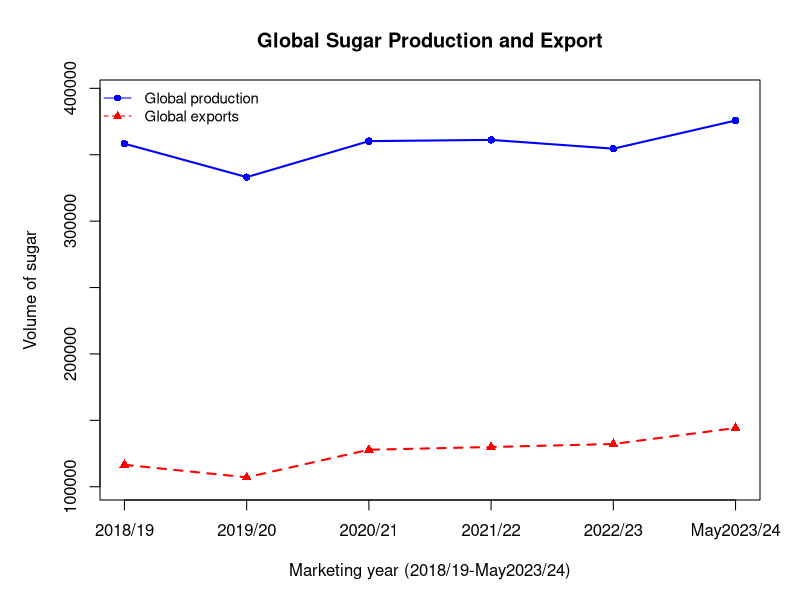

Reproduce this figure in R.
## Loading required library
library(tidyverse)

##importing data
df_raw <- read_csv("combined_df .csv")
names(df_raw)
summary(df_raw)
head(df_raw)

## Cleaning and numeric conversion
year_cols <- c("2018/19", "2019/20", "2020/21",
              "2021/22", "2022/23", "May2023/24")
df_clean <- df_raw |>
                mutate(
                  across(
                    all_of(year_cols),
                    ~ as.numeric(gsub(",", "", .x))
                  )
                )       
summary(df_clean[, year_cols])

##filter to production and import only
df_pe <- df_clean |>
  filter(Action %in% c("production", "export"))
##building global total per year
df_long <- df_pe |>
  pivot_longer(
    cols      = all_of(year_cols),
    names_to  = "Year",
    values_to = "Volume"
  )
##aggregate to global totals by Action and Years
df_global <- df_long |>
  group_by(Action, Year) |>
  summarise(
    TotalVolume = sum(Volume, na.rm = TRUE),
    .groups     = "drop"
  )
## one row per Year, columns for production and export
df_research <- df_global |>
  pivot_wider(
    names_from  = Action,
    values_from = TotalVolume
  ) |>
##ordering years correctly
 mutate(
    Year = factor(Year, levels = year_cols)
  )
## Inspecting final research sub‑dataset
df_research
summary(df_research)
## visualization
year_labels <- df_research$Year
x <- seq_along(year_labels)
y_min <- min(df_research$production, df_research$export, na.rm = TRUE) * 0.95
y_max <- max(df_research$production, df_research$export, na.rm = TRUE) * 1.05

par(mar = c(5, 5, 4, 2)) 
plot(x, df_research$production,
     type = "n",
     xaxt = "n",
     ylim = c(y_min, y_max),
     xlab = "Marketing year (2018/19-May2023/24)",
     ylab = "Volume of sugar",
     main = "Global Sugar Production and Export")

axis(1, at = x, labels = year_labels)

lines(x, df_research$production,
      type = "o",
      col  = "blue",
      lwd  = 2,
      pch  = 16)

lines(x, df_research$export,
      type = "o",
      col  = "red",
      lwd  = 2,
      lty  = 2,
      pch  = 17)

legend("topleft",
       legend = c("Global production", "Global exports"),
       col    = c("blue", "red"),
       lty    = c(1, 2),
       pch    = c(16, 17),
       bty    = "n",
       cex    = 0.9)










         
         
